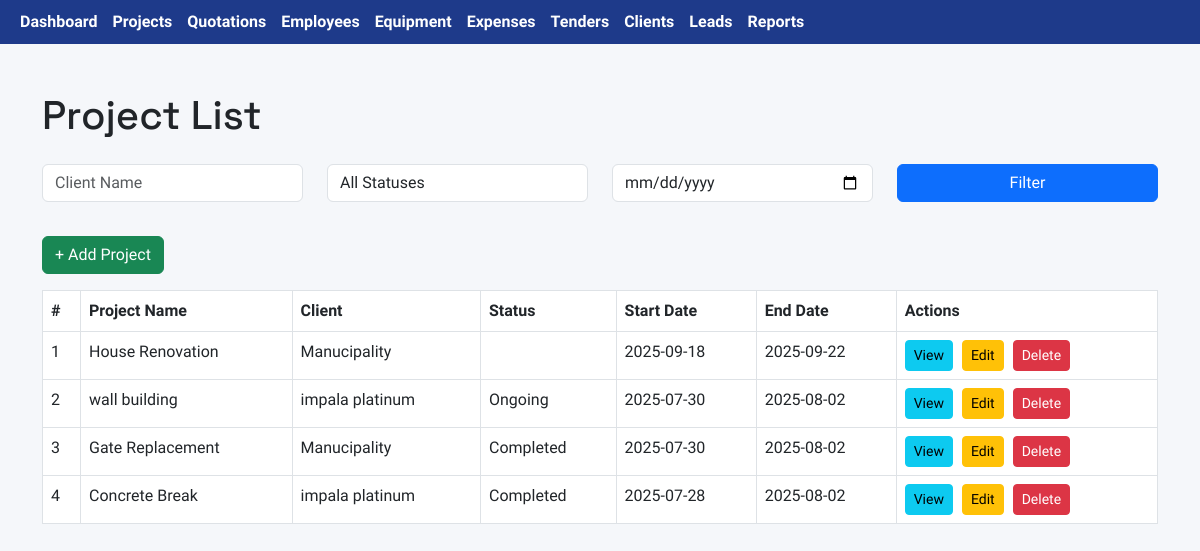
Page /project_list.php on the committed database.
### tables this page shows
CREATE TABLE `projects` (
  `id` int(11) NOT NULL,
  `name` varchar(255) DEFAULT NULL,
  `client_name` varchar(255) DEFAULT NULL,
  `status` enum('Ongoing','Completed','Delayed') DEFAULT 'Ongoing',
  `budget` decimal(12,2) DEFAULT NULL,
  `assigned_team` text DEFAULT NULL,
  `description` text DEFAULT NULL,
  `start_date` date DEFAULT NULL,
  `end_date` date DEFAULT NULL,
  `total_cost` decimal(12,2) DEFAULT NULL,
  `created_at` timestamp NOT NULL DEFAULT current_timestamp(),
  `estimated_cost` decimal(10,2) DEFAULT NULL,
  `actual_cost` decimal(10,2) DEFAULT NULL,
  `revenue` decimal(10,2) DEFAULT NULL,
  `quoted_amount` decimal(15,2) DEFAULT 0.00
);

### project_list.php (the view, shortened to what this page needs)
<?php include 'db.php'; ?>
<!DOCTYPE html>
<html lang="en">
<head>
  <link rel="stylesheet" href="https://cdn.jsdelivr.net/npm/bootstrap@5.3.0/dist/css/bootstrap.min.css">
</head>
<body>
  <div class="container py-5">
    <h1 class="mb-4">Project List</h1>
    <form method="GET" class="row filter-form mb-4">
      <div class="col-md-3">
        <input type="text" name="client" value="<?php echo $_GET['client'] ?? ''; ?>" class="form-control" placeholder="Client Name">
      </div>
      <div class="col-md-3">
        <select name="status" class="form-control">
          <option value="">All Statuses</option>
        </select>
      </div>
      <div class="col-md-3">
        <input type="date" name="start_date" value="<?php echo $_GET['start_date'] ?? ''; ?>" class="form-control" placeholder="Start Date">
      </div>
      <div class="col-md-3">
        <button type="submit" class="btn btn-primary w-100">Filter</button>
      </div>
    </form>
    <a href="add_project.php" class="btn btn-success mb-3">+ Add Project</a>
    <table class="table table-bordered table-hover">
      <thead>
        <tr>
          <th>#</th>
          <th>Project Name</th>
          <th>Client</th>
          <th>Status</th>
          <th>Start Date</th>
          <th>End Date</th>
          <th>Actions</th>
        </tr>
      </thead>
      <tbody>
        <?php
        $conditions = [];
        $where = count($conditions) ? 'WHERE ' . implode(' AND ', $conditions) : '';
        $query = "SELECT * FROM projects $where ORDER BY start_date DESC";
        $result = $conn->query($query);
        $i = 1;
        while ($row = $result->fetch_assoc()):
        ?>
          <tr>
            <td><?php echo $i++; ?></td>
            <td><?php echo htmlspecialchars($row['name']); ?></td>
            <td><?php echo htmlspecialchars($row['client_name']); ?></td>
            <td><?php echo $row['status']; ?></td>
            <td><?php echo $row['start_date']; ?></td>
            <td><?php echo $row['end_date']; ?></td>
            <td>
              <a href="view_project.php?id=<?php echo $row['id']; ?>" class="btn btn-info btn-sm btn-action">View</a>
              <a href="edit_project.php?id=<?php echo $row['id']; ?>" class="btn btn-warning btn-sm btn-action">Edit</a>
              <a href="delete_project.php?id=<?php echo $row['id']; ?>" class="btn btn-danger btn-sm" onclick="return confirm('Are you sure?')">Delete</a>
            </td>
          </tr>
        <?php endwhile; ?>
      </tbody>
    </table>
  </div>
</body>
</html>

### project_list.php (style rules this page uses)
body { font-family: 'Urbanist', sans-serif; background: #f5f7fa; }
h1 { font-family: 'Space Grotesk', sans-serif; }
.table thead { background-color: #343a40; color: white; }
.btn-action { margin-right: 5px; }
.filter-form .form-control { margin-bottom: 10px; }

### rows in the picture
projects: name "House Renovation", client_name "Manucipality", start_date "2025-09-18", end_date "2025-09-22"
projects: name "wall building", client_name "impala platinum", status "Ongoing", start_date "2025-07-30", end_date "2025-08-02"
projects: name "Gate Replacement", client_name "Manucipality", status "Completed", start_date "2025-07-30", end_date "2025-08-02"
projects: name "Concrete Break", client_name "impala platinum", status "Completed", start_date "2025-07-28", end_date "2025-08-02"
